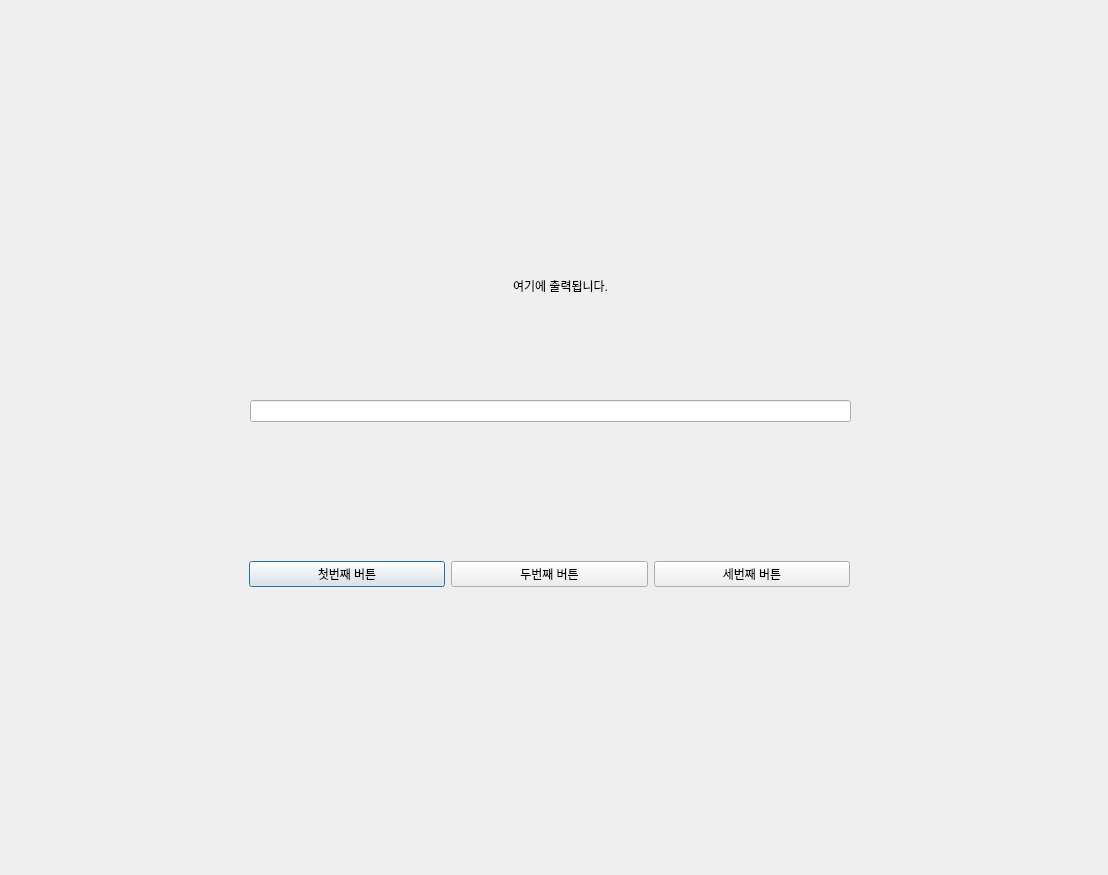
<?xml version="1.0" encoding="UTF-8"?>
<ui version="4.0">
 <class>Dialog</class>
 <widget class="QDialog" name="Dialog">
  <property name="geometry">
   <rect>
    <x>0</x>
    <y>0</y>
    <width>1108</width>
    <height>875</height>
   </rect>
  </property>
  <property name="windowTitle">
   <string>Dialog</string>
  </property>
  <widget class="QLabel" name="label">
   <property name="geometry">
    <rect>
     <x>260</x>
     <y>210</y>
     <width>601</width>
     <height>151</height>
    </rect>
   </property>
   <property name="text">
    <string>여기에 출력됩니다.</string>
   </property>
   <property name="alignment">
    <set>Qt::AlignmentFlag::AlignCenter</set>
   </property>
  </widget>
  <widget class="QWidget" name="horizontalLayoutWidget">
   <property name="geometry">
    <rect>
     <x>249</x>
     <y>469</y>
     <width>601</width>
     <height>211</height>
    </rect>
   </property>
   <layout class="QHBoxLayout" name="horizontalLayout">
    <item>
     <widget class="QPushButton" name="pushButton_3">
      <property name="text">
       <string>첫번째 버튼</string>
      </property>
     </widget>
    </item>
    <item>
     <widget class="QPushButton" name="pushButton_2">
      <property name="text">
       <string>두번째 버튼</string>
      </property>
     </widget>
    </item>
    <item>
     <widget class="QPushButton" name="pushButton">
      <property name="text">
       <string>세번째 버튼</string>
      </property>
     </widget>
    </item>
   </layout>
  </widget>
  <widget class="QLineEdit" name="lineEdit">
   <property name="geometry">
    <rect>
     <x>250</x>
     <y>400</y>
     <width>601</width>
     <height>22</height>
    </rect>
   </property>
  </widget>
 </widget>
 <resources/>
 <connections>
  <connection>
   <sender>pushButton_3</sender>
   <signal>clicked()</signal>
   <receiver>Dialog</receiver>
   <slot>slot_1st()</slot>
   <hints>
    <hint type="sourcelabel">
     <x>380</x>
     <y>571</y>
    </hint>
    <hint type="destinationlabel">
     <x>382</x>
     <y>667</y>
    </hint>
   </hints>
  </connection>
  <connection>
   <sender>pushButton_2</sender>
   <signal>clicked()</signal>
   <receiver>Dialog</receiver>
   <slot>slot_2nd()</slot>
   <hints>
    <hint type="sourcelabel">
     <x>600</x>
     <y>578</y>
    </hint>
    <hint type="destinationlabel">
     <x>603</x>
     <y>678</y>
    </hint>
   </hints>
  </connection>
  <connection>
   <sender>pushButton</sender>
   <signal>clicked()</signal>
   <receiver>Dialog</receiver>
   <slot>slot_3rd()</slot>
   <hints>
    <hint type="sourcelabel">
     <x>762</x>
     <y>580</y>
    </hint>
    <hint type="destinationlabel">
     <x>765</x>
     <y>702</y>
    </hint>
   </hints>
  </connection>
  <connection>
   <sender>lineEdit</sender>
   <signal>textChanged(QString)</signal>
   <receiver>label</receiver>
   <slot>setText(QString)</slot>
   <hints>
    <hint type="sourcelabel">
     <x>453</x>
     <y>401</y>
    </hint>
    <hint type="destinationlabel">
     <x>457</x>
     <y>344</y>
    </hint>
   </hints>
  </connection>
 </connections>
 <slots>
  <slot>slot_1st()</slot>
  <slot>slot_2nd()</slot>
  <slot>slot_3rd()</slot>
 </slots>
</ui>
